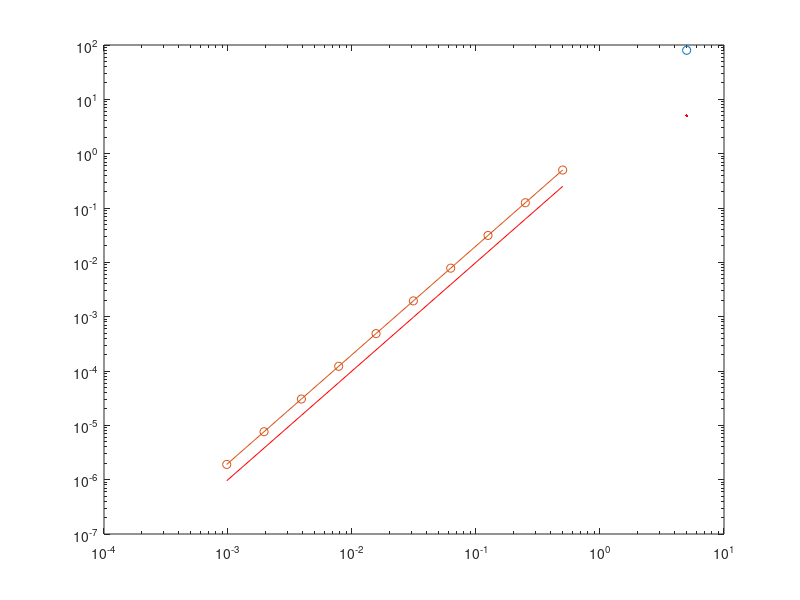

Write the MATLAB code that produced this figure.
%%
% Test for forward approximation of the derivative

testFwdDiff  = @(f,x0,h) (f(x0+h)-f(x0))./h;

f = @(x) 2*x.^3;
x0=1;
exact=6;
h = input('Gimme h: ');
values=testFwdDiff(f,x0,h);
errors=abs(values-exact)
loglog(h,errors,'o-')    % loglog plot of errors
hold on
loglog(h,h,'r')       % straight line with slope = 2

% Valid input
%      0.01
%      [0.01 0.001 0.0001]
%      1./[100 1000 1000]
%      10.^(-(1:15))
% Also...
%   define hh = 10.^(-(1:15))
%   and type hh when asked for input

% To do:
%      check out examples for different values of h
%      compute the errors
%      make a list of values of h and error_h
%      make a loglog plot

%%
% Test for central approximation of the derivative

testCentDiff = @(f,x0,h) (f(x0+h)-f(x0-h))./(2*h);   % testing function

f = @(x) 2*x.^3;                % concrete data
x0=1;
exact=6;
h = 2.^(-(1:10));    % [1/2, 1/4, ..... ]

values=testCentDiff(f,x0,h);
errors=abs(values-exact)
loglog(h,errors,'o-')    % loglog plot of errors
hold on
loglog(h,h.^2,'r')       % straight line with slope = 2

